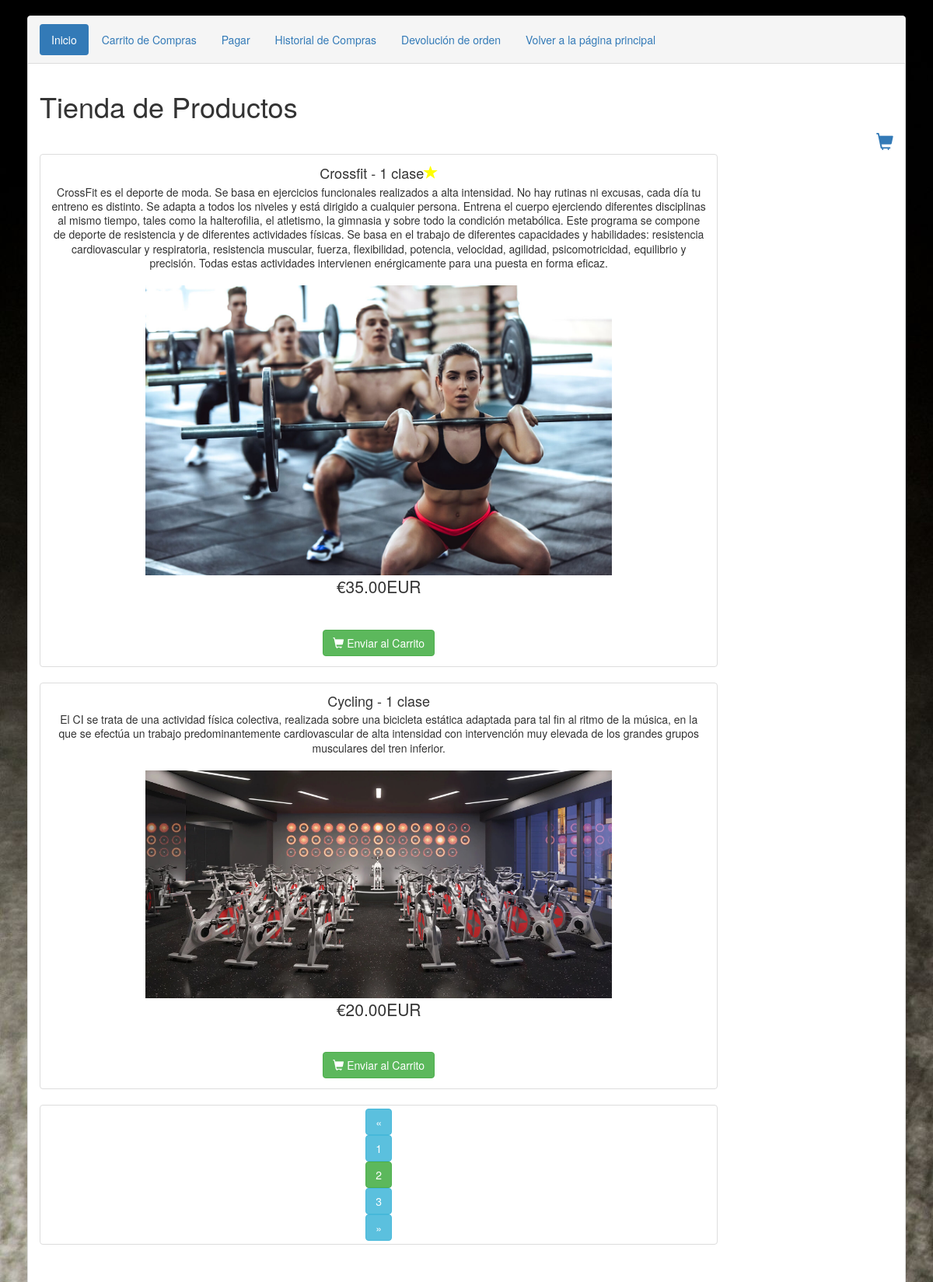
Screenshot of /carrito-master/index.php?nume=2 with the database file from the repository.
### tables this page shows
CREATE TABLE IF NOT EXISTS `mis_productos` (
  `id` int(11) NOT NULL AUTO_INCREMENT,
  `name` varchar(200) NOT NULL,
  `description` text NOT NULL,
  `price` float(10,2) NOT NULL,
  `created` datetime NOT NULL,
  `modified` datetime NOT NULL,
  `status` enum('1','0') NOT NULL DEFAULT '1',
  `image` varchar(255) NOT NULL,
  `featured` int(11) NOT NULL COMMENT 'para que salga en productos destacados',
  PRIMARY KEY (`id`)
);

### carrito-master/index.php (the view, shortened to what this page needs)
<?php
include 'Configuracion.php';
?>
<!DOCTYPE html>
<html lang="es">
<head>
    <link rel="stylesheet" href="http://maxcdn.bootstrapcdn.com/bootstrap/3.3.7/css/bootstrap.min.css">
</head>
</head>
<body>
    <div class="container">
        <div class="panel panel-default">
            <div class="panel-heading">
                <ul class="nav nav-pills">
                    <li role="presentation" class="active"><a href="index.php">Inicio</a></li>
                    <li role="presentation"><a href="VerCarta.php">Carrito de Compras</a></li>
                    <li role="presentation"><a href="Pagos.php">Pagar</a></li>
                    <li role="presentation"><a href="historialCompras.php">Historial de Compras</a></li>
                    <li role="presentation"><a href="devolucion.php">Devolución de orden</a></li>
                    <li role="presentation"><a href="../index2.php">Volver a la página principal</a></li>
                </ul>
            </div>
            <div class="panel-body">
                <h1>Tienda de Productos</h1>
                <a href="VerCarta.php" class="cart-link" title="Ver Carta"><i class="glyphicon glyphicon-shopping-cart"></i></a>
                <div id="products" class="row list-group">
                    <?php
                    $directorio_image = "../images/";
                    $articulos = mysqli_query($db, "SELECT * FROM mis_productos  ;");
                    $num_registros = @mysqli_num_rows($articulos);
                    $registros = '2';
                    $pagina = $_REQUEST["nume"];
                    if (is_numeric($pagina))
                        $inicio = (($pagina - 1) * $registros);
                    else
                        $inicio = 0;
                    $busqueda = mysqli_query($db, "SELECT * FROM mis_productos LIMIT $inicio,$registros;");
                    $paginas = ceil($num_registros / $registros);
                    ?>
                    <?php
                    if ($num_registros > 0) {
                        while ($resultados = mysqli_fetch_assoc($busqueda)) {
                    ?>
                            <div style="min-width: 80%; justify-content: center; text-align: center" class="item col-lg-4">
                                <div style="min-width: 80%" class="thumbnail">
                                    <div style="min-width: 80%" class="caption">
                                        <h4 class="list-group-item-heading"><?php echo $resultados["name"]; ?><?php
                                        if($resultados['featured'] == 1){
                                            echo '<i style="color:yellow" class="glyphicon glyphicon-star
                                            "></i>';
                                        }
                                        ?></h4>
                                        <p class="list-group-item-text"><?php echo $resultados["description"]; ?></p>
                                        <br>
                                        <p class="list-group-item-text"><img width="600px" src="<?php echo $directorio_image.$resultados["image"]?>" alt=""></p>
                                        <div class="row">
                                            <div class="row">
                                                <p class="lead"><?php echo '€' . $resultados["price"] . 'EUR'; ?></p> <br>
                                            </div>
                                            <div class="row">
                                                <a class="btn btn-success" href="AccionCarta.php?action=addToCart&id=<?php echo $resultados["id"]; ?>"><i class="glyphicon glyphicon-shopping-cart"></i> Enviar al Carrito</a>
                                            </div>
                                        </div>
                                    </div>
                                </div>
                            </div>
                        <?php }
                    } else { ?>
                        <p>Producto(s) no existe.....</p>
                    <?php } ?>
                    <div style="min-width: 80%; justify-content: center; text-align: center" class="item col-lg-4">
                        <div style="min-width: 80%" class="thumbnail">
                        <?php
                        if ($_REQUEST["nume"] == "1") {
                            $_REQUEST["nume"] == "0";
                            echo  "";
                        } else {
                            if ($pagina > 1)
                                $ant = $_REQUEST["nume"] - 1;
                            echo "<a class='btn btn-info' aria-label='Previous' href='index.php?nume=1'><span aria-hidden='true'>&laquo;</span><span class='sr-only'>Previous</span></a>";
                            echo "<li class='page-item '><a class='btn btn-info' href='index.php?nume=" . ($pagina - 1) . "' >" . $ant . "</a></li>";
                        }
                        echo "<li class='active'><a class='btn btn-success' >" . $_REQUEST["nume"] . "</a></li>";
                        $sigui = $_REQUEST["nume"] + 1;
                        $ultima = $num_registros / $registros;
                        if ($pagina < $paginas && $paginas > 1)
                            echo "<li class='page-item'><a class='btn btn-info' href='index.php?nume=" . ($pagina + 1) . "'>" . $sigui . "</a></li>";
                        if ($pagina < $paginas && $paginas > 1)
                            echo "
            <li class='page-item'><a class='btn btn-info' aria-label='Next' href='index.php?nume=" . ceil($ultima) . "'><span aria-hidden='true'>&raquo;</span><span class='sr-only'>Next</span></a>
            </li>";
                        ?>
                        </div>
                    </div>
                        </div>
                        </div>
                    </div>
                </div>
</body>
</html>

### carrito-master/index.php (style rules this page uses)
.container { padding: 20px; }
.cart-link { width: 100%; text-align: right; display: block; font-size: 22px; }
body { background-image: url("../images/pesa.jpg"); }
li { list-style: none; }

### rows the page displays
mis_productos: name "Crossfit - 1 clase", featured 1 (drawn), description "CrossFit es el deporte de moda. Se basa en ejercicios funcionales realizados a alta intensidad. No hay rutinas ni excusas, cada día tu entreno es distinto. Se adapta a todos los niveles y está dirigido a cualquier persona. Entrena el cuerpo ejerciendo diferentes disciplinas al mismo tiempo, tales como la halterofilia, el atletismo, la gimnasia y sobre todo la condición metabólica. Este programa se compone de deporte de resistencia y de diferentes actividades físicas. Se basa en el trabajo de diferentes capacidades y habilidades: resistencia cardiovascular y respiratoria, resistencia muscular, fuerza, flexibilidad, potencia, velocidad, agilidad, psicomotricidad, equilibrio y precisión. Todas…", image (picture), price "35.00"
mis_productos: name "Cycling - 1 clase", description "El CI se trata de una actividad física colectiva, realizada sobre una bicicleta estática adaptada para tal fin al ritmo de la música, en la que se efectúa un trabajo predominantemente cardiovascular de alta intensidad con intervención muy elevada de los grandes grupos musculares del tren inferior.", image (picture), price "20.00"

### other values shown
$ant "1"
$_REQUEST["nume"] "2"
$sigui "3"
